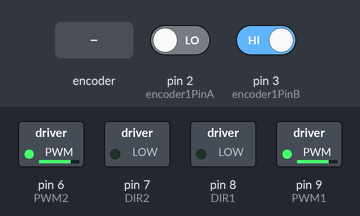
Bench run of a sketch on a simulated Arduino Uno, built with avr-gcc and run on an emulated ATmega328P. Shown: switched loads named in the sketch (green lamp = pin HIGH). The test bench sets the inputs (shaded band); at power-on: pin 2 (encoder1PinA) LOW, pin 3 (encoder1PinB) HIGH. What the sketch prints to the serial monitor is not drawn.

Above: at 1.2 s.
1.3 s: rotary encoder on pin 2 (encoder1PinA) / pin 3 (encoder1PinB) turned 1 step (first pin leading)
3.0 s: rotary encoder on pin 2 (encoder1PinA) / pin 3 (encoder1PinB) turned 1 step (first pin leading)
Timing chart, 0 to 6.0 s (numbered marks = the images above; inputs shaded):
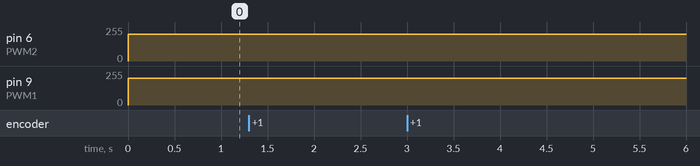

The sketch:

pid_tunned_wheels.ino
```cpp
#define DIR1 8
#define PWM1 9

#define DIR2 7
#define PWM2 6

#define encoder1PinA 2
#define encoder1PinB 3

#define encoder2PinA 18
#define encoder2PinB 19

volatile long encoder1Count = 0;
volatile long encoder2Count = 0;

long previousTime = 0;
float ePrevious = 0;
float eIntegral = 0;

void setup() {
  Serial.begin(115200);

  pinMode(DIR1, OUTPUT);
  pinMode(PWM1, OUTPUT);
  pinMode(DIR2, OUTPUT);
  pinMode(PWM2, OUTPUT);
  pinMode(encoder1PinA, INPUT);
  pinMode(encoder2PinA, INPUT);
  pinMode(encoder1PinB, INPUT);
  pinMode(encoder2PinB, INPUT);

  attachInterrupt(digitalPinToInterrupt(encoder1PinA), handleEncoder1A, RISING);
  attachInterrupt(digitalPinToInterrupt(encoder2PinA), handleEncoder2A, RISING);
  attachInterrupt(digitalPinToInterrupt(encoder1PinB), handleEncoder1B, RISING);
  attachInterrupt(digitalPinToInterrupt(encoder2PinB), handleEncoder2B, RISING);

  previousTime = micros(); // Initialize previousTime
}

void loop() {
  int target = encoder1Count;

  float kp = 0.5; // Example PID parameters, tune these
  float kd = 0.1;
  float ki = 0.08;
  float u = pidController(target, kp, kd, ki);

  moveMotor(DIR1, PWM1, 200); // Move motor 1
  moveMotor(DIR2, PWM2, 200+u);   // Control motor 2 speed

  Serial.print(encoder1Count);
  Serial.print(" | ");
  Serial.print(encoder2Count);
  Serial.println();
}

void handleEncoder1A() {
  if (digitalRead(encoder1PinA) == digitalRead(encoder1PinB)) {
    encoder1Count++;
  } else {
    encoder1Count--;
  }
}

void handleEncoder1B() {
  if (digitalRead(encoder1PinA) == digitalRead(encoder1PinB)) {
    encoder1Count--;
  } else {
    encoder1Count++;
  }
}

void handleEncoder2A() {
  if (digitalRead(encoder2PinA) == digitalRead(encoder2PinB)) {
    encoder2Count++;
  } else {
    encoder2Count--;
  }
}

void handleEncoder2B() {
  if (digitalRead(encoder2PinA) == digitalRead(encoder2PinB)) {
    encoder2Count--;
  } else {
    encoder2Count++;
  }
}

void moveMotor(int dirPin, int pwmPin, float speed) {
  if (speed > 255) {
    speed = 255;
  }

  int direction = 0;
  digitalWrite(dirPin, direction);
  analogWrite(pwmPin, speed);
}

float pidController(int target, float kp, float kd, float ki) {
  long currentTime = micros();
  float deltaT = ((float)(currentTime - previousTime)) / 1.0e6;

  int e = encoder1Count - target; // Use encoder1Count for PID control
  float eDerivative = (e - ePrevious) / deltaT;
  eIntegral = eIntegral + e * deltaT;

  float u = (kp * e) + (kd * eDerivative) + (ki * eIntegral);

  // Adjust motor 2 speed based on the difference in encoder counts between motor 1 and motor 2
float maxSpeedDifference = 0; // Max speed difference between motors
float encoderDifference = encoder2Count - encoder1Count;
if (abs(encoderDifference) > maxSpeedDifference) {
  // If the difference exceeds the maximum allowed difference, adjust u
  if (encoderDifference > 0) {
    u -= abs(encoderDifference - maxSpeedDifference) * 0.1; // Decrease u
  }
  else {
    u += abs(maxSpeedDifference - encoderDifference) * 0.1; // Increase u
  }
}

  previousTime = currentTime;
  ePrevious = e;

  return u;
}
```

Measured:
- after the input at 1.3 s, pin 6 (PWM2): 200/255 → 199/255 after 0.05 s
